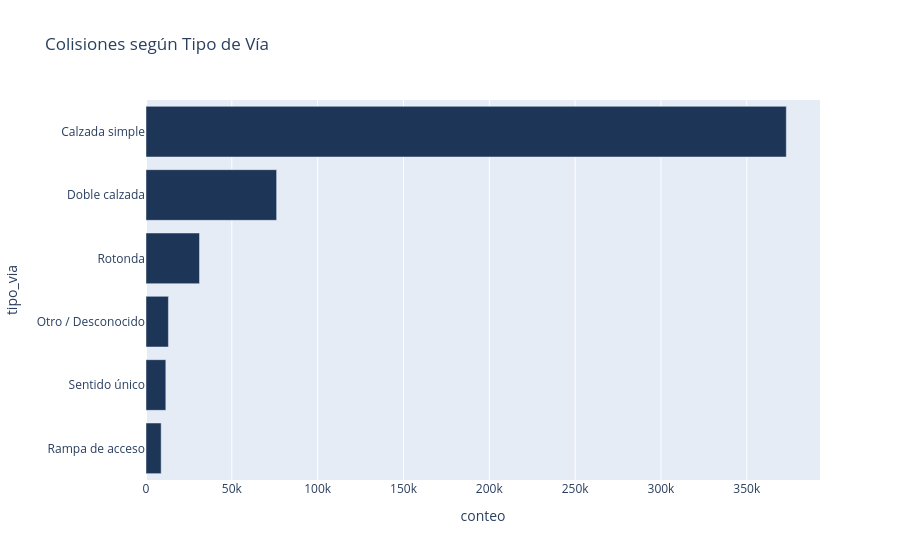

Notebook source saved alongside this figure:
### Markdown cell above
## 2. Variables Explicativas de la Vía y Entorno ($X$)
Exploramos los límites de velocidad reglamentarios y la configuración de la via.

### Code cell
fig_vel = px.histogram(
    df,
    x='speed_limit',
    nbins=12,
    color_discrete_sequence=['#457b9d'],
    title="Distribución de Frecuencia por Limite de Velocidad (mph)",
    labels={'speed_limit': 'Límite de Velocidad (mph)', 'count': 'Frecuencia'}
)
fig_vel.show()

vias = df['tipo_via'].value_counts().reset_index()
vias.columns = ['tipo_via', 'conteo']

fig_vias = px.bar(
    vias,
    x='conteo',
    y='tipo_via',
    orientation='h',
    color_discrete_sequence=['#1d3557'],
    title="Colisiones según Tipo de Vía"
)
fig_vias.update_layout(yaxis={'categoryorder': 'total ascending'})
fig_vias.show()

### Figure 1 — Plotly figure (JSON) as saved in the notebook; plotly's stock layout.template omitted (floating-point values rounded to 4 significant figures)
{"data": [{"hovertemplate": "conteo=%{x}<br>tipo_via=%{y}<extra></extra>", "legendgroup": "", "marker": {"color": "#1d3557", "pattern": {"shape": ""}}, "name": "", "orientation": "h", "showlegend": false, "textposition": "auto", "type": "bar", "x": [373021, 76108, 31175, 13057, 11550, 8829], "xaxis": "x", "y": ["Calzada simple", "Doble calzada", "Rotonda", "Otro / Desconocido", "Sentido único", "Rampa de acceso"], "yaxis": "y"}], "layout": {"barmode": "relative", "legend": {"tracegroupgap": 0}, "title": {"text": "Colisiones según Tipo de Vía"}, "xaxis": {"anchor": "y", "domain": [0, 1], "title": {"text": "conteo"}}, "yaxis": {"anchor": "x", "categoryorder": "total ascending", "domain": [0, 1], "title": {"text": "tipo_via"}}}}
